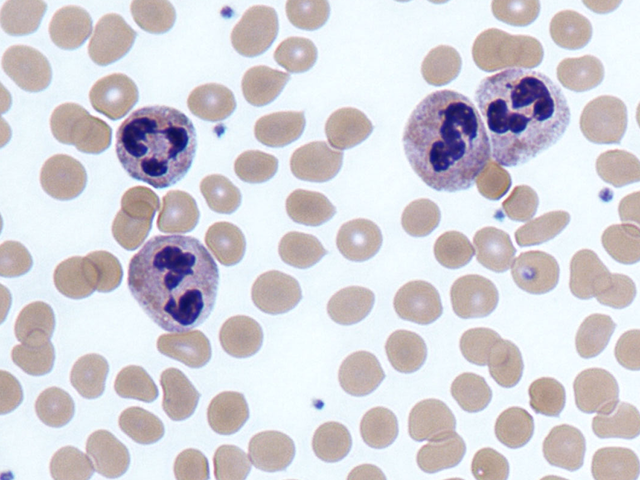
//> input picture test_images/neutrophils.png, 640 x 480 px
$ ./threshold_trackbar   (built with g++ and OpenCV 4)
//> lines starting //> are read from the running program, lines starting //| are printed output that depends on the picture
#include <iostream>
#include "opencv2/opencv.hpp"

#ifndef BASE_IMAGE_PATH
#define BASE_IMAGE_PATH "./"
#endif
#define IMAGE_PATH(PATH) BASE_IMAGE_PATH PATH
using namespace cv;
using namespace std;

#define HEIGHT 512
#define WIDTH 512

void on_threshold(int, void *);
Mat calcGrayHist(const Mat &img);
Mat getGrayHistImage(const Mat &hist, const Mat &src);

int main(int argc, char **argv)
{

    Mat src;

    if (argc < 2)
    {
        src = imread(IMAGE_PATH("neutrophils.png"), IMREAD_GRAYSCALE);
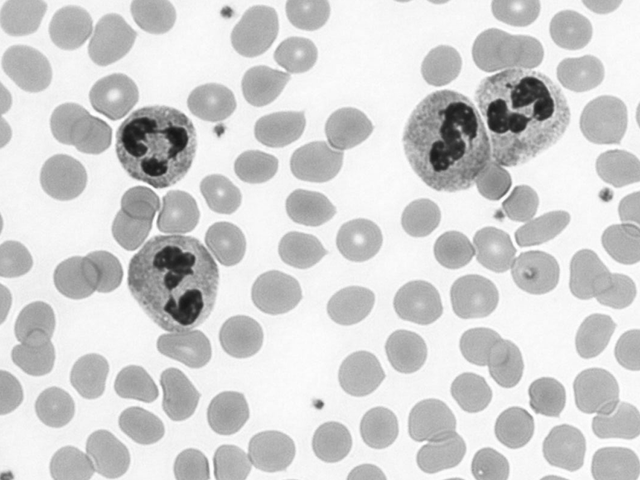
//> src: 480 rows x 640 cols, CV_8UC1; min 21, max 255, mean 209.5
    }
    else
    {
        src = imread(argv[1], IMREAD_GRAYSCALE);
    }

    if (src.empty())
    {
        cerr << "Image load failed!" << endl;
    }

    imshow("src", src);
    Mat hist = calcGrayHist(src);
//> in calcGrayHist, `calcHist(&img, 1, channels, noArray(), hist, dims, histSize, ranges);`: hist = 256 values, max 21761 at index 246, min 0 at index 0, mean 1200
    Mat hist_image = getGrayHistImage(hist, src);

    imshow("hist_image", hist_image);

    namedWindow("dst");
    createTrackbar("Threshold", "dst", 0, 255, on_threshold, (void *)&src);
    setTrackbarPos("Threshold", "dst", 128);

    waitKey();
    destroyAllWindows();
    return 0;
}

void on_threshold(int pos, void *userdata)
{
    Mat src = *(Mat *)userdata;

    Mat dst;
    threshold(src, dst, pos, 255, THRESH_BINARY);

    imshow("dst", dst);
}

Mat calcGrayHist(const Mat &img)
{
    CV_Assert(img.type() == CV_8UC1);

    Mat hist;
    int channels[] = {0};
    int dims = 1;
    const int histSize[] = {256};
    float graylevel[] = {0, 256};
    const float *ranges[] = {graylevel};

    calcHist(&img, 1, channels, noArray(), hist, dims, histSize, ranges);

    return hist;
}

Mat getGrayHistImage(const Mat &hist, const Mat &src)
{
    CV_Assert(hist.type() == CV_32FC1);
    CV_Assert(hist.size() == Size(1, 256));

    double histMax;
    minMaxLoc(hist, 0, &histMax);
//> histMax = 21761

    int width = src.cols;
//> width = 640
    int height = src.rows;
//> height = 480

    Mat imgHist(height, width, CV_8UC3, Scalar(255, 255, 255));
    for (int i = 0; i < 256; i++)
    {
        line(imgHist,
             Point(cvRound(i * width / 256), height),
             Point(cvRound(i * width / 256), height - cvRound(hist.at<float>(i, 0) / histMax * height)),
             Scalar(255, 200, 0),
             1
             //  cvRound(width / 256)
        );
    }
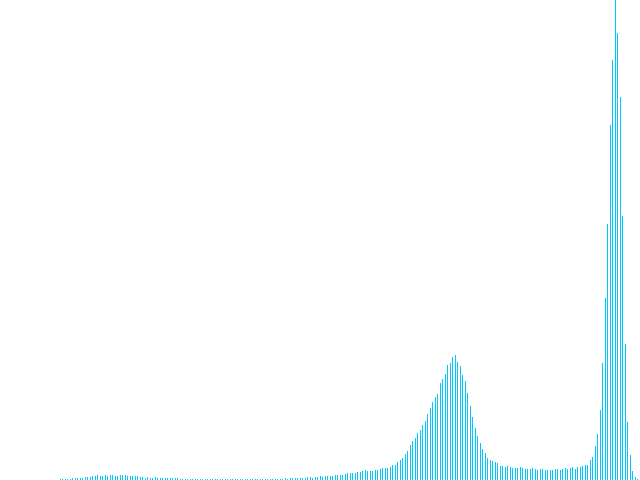
//> imgHist: 480 rows x 640 cols, CV_8UC3; mean B, G, R 255, 253.8, 249.4

    return imgHist;
}
